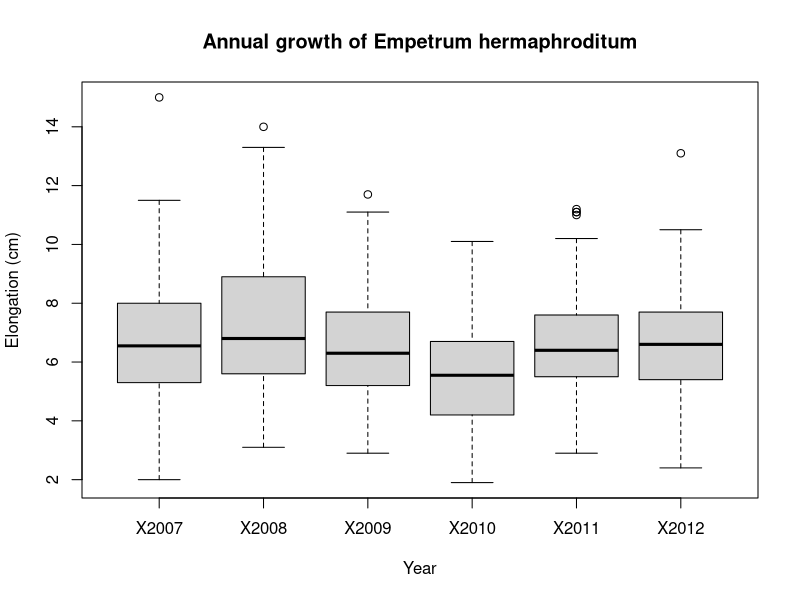

Write the R code that produced this figure.
##%######################################################%##
#                                                          #
####              BASIC DATA MANIPULATION               ####
####              course by Ourcodingclub               ####
####                Subsetting, 7.8.2024                ####
#                                                          #
##%######################################################%##

#Used packages
library(tidyr)
library(readr)

#Data import ----
setwd("C:/Users/pavla/OneDrive/Documents/GitHub/R-course/CC_course_stream1-master/04_Data_manip_1")
starting_dataframe <- read.csv("EmpetrumElongation.csv")

#This dataset represents annual increments in stem growth, measured on crowberry shrubs on a sand dune system. 
#The Zone field corresponds to distinct zones going from closest (2) to farthest (7) from the sea.

# Check import and preview data
head(starting_dataframe)   # first few observations
str(starting_dataframe)    # types of variables
starting_dataframe$Indiv   # prints out all the ID codes in the dataset
length(unique(starting_dataframe$Indiv))   # returns the number of distinct shrubs in the data

#Data subsetting ----
# Here's how we get the value in the second row and fifth column
starting_dataframe[2,5]

# Here's how we get all the info for row number 6
starting_dataframe[6, ]

# And of course you can mix it all together!
starting_dataframe[6, ]$Indiv   # returns the value in the column Indiv for the sixth observation

# Subsetting with one condition

starting_dataframe[starting_dataframe$Zone < 4, ]    # returns only the data for zones 2-3
starting_dataframe[starting_dataframe$Zone <= 4, ]   # returns only the data for zones 2-3-4


# This is completely equivalent to the last statement
starting_dataframe[!starting_dataframe$Zone >= 5, ]   # the ! means exclude


# Subsetting with two conditions
starting_dataframe[starting_dataframe$Zone == 2 | starting_dataframe$Zone == 7, ]    # returns only data for zones 2 and 7
starting_dataframe[starting_dataframe$Zone == 2 & starting_dataframe$Indiv %in% c(300:400), ]    # returns data for shrubs in zone 2 whose ID numbers are between 300 and 400

# CHANGING VARIABLE NAMES AND VALUES IN A DATA FRAME ----

# Let's create a working copy of our object
elongation <- starting_dataframe

# Now suppose you want to change the name of a column: you can use the names() function
# Used on its own, it returns a vector of the names of the columns. Used on the left side of the assign arrow, it overwrites all or some of the names to value(s) of your choice.

names(elongation)                 # returns the names of the columns

names(elongation)[1] <- "zone"    # Changing Zone to zone: we call the 1st element of the names vector using brackets, and assign it a new value
names(elongation)[2] <- "ID"      # Changing Indiv to ID: we call the 2nd element and assign it the desired value

# Now suppose there's a mistake in the data, and the value 5.1 for individual 373 in year 2008 should really be 5.7

## - option 1: you can use row and column number
elongation[1,4] <- 5.7

## - option 2: you can use logical conditions for more control
elongation[elongation$ID == 373, ]$X2008 <- 5.7   # completely equivalent to option 1

## CREATING A FACTOR----

# Let's check the classes
str(elongation)

# The zone column shows as integer data (whole numbers), but it's really a grouping factor (the zones could have been called A, B, C, etc.) Let's turn it into a factor:

elongation$zone <- as.factor(elongation$zone)        # converting and overwriting original class
str(elongation)                                  # now zone is a factor with 6 levels

## CHANGING A FACTOR'S LEVELS

levels(elongation$zone)  # shows the different factor levels

levels(elongation$zone) <- c("A", "B", "C", "D", "E", "F")   # you can overwrite the original levels with new names

# You must make sure that you have a vector the same length as the number of factors, and pay attention to the order in which they appear!


## TIDYING THE DATA 11.7.2024----
#Transform the data frame to long format ----
elongation_long <- gather(elongation, year, length,                           # in this order: data frame, key, value
                          c(X2007, X2008, X2009, X2010, X2011, X2012))        # we need to specify which columns to gather

# Here we want the lengths (value) to be gathered by year (key)

# Let's reverse! spread() is the inverse function, allowing you to go from long to wide format
elongation_wide <- spread(elongation_long, year, length)

#specify the column numbers instead of names to save time
elongation_long2 <- gather(elongation, year, length, c(3:8))

#Plot the data ----
boxplot(length ~ year, data = elongation_long,
        xlab = "Year", ylab = "Elongation (cm)",
        main = "Annual growth of Empetrum hermaphroditum")

#remove the X from year columns
names(elongation)[3:8] <- parse_number(names(elongation[ ,3:8]))
str(elongation)

#long format with years withou the X
elongation_long3 <- gather(elongation, year, length, c(3:8))
str(elongation_long3)

#remove the X from the years elongation_long
elongation_long$year <- parse_number(elongation_long$year)
